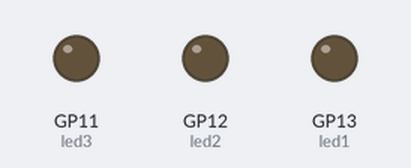
A program run on a simulated Raspberry Pi Pico running MicroPython. Parts: output pins drawn as LEDs (lit = HIGH). Random numbers come from a fixed seed.

Above: at 0.15 s.
At 1.05 s:
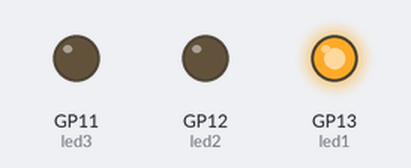
At 1.96 s:
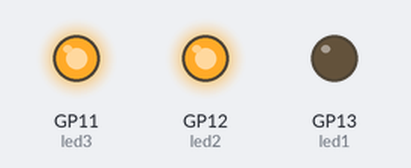
At 4.98 s:
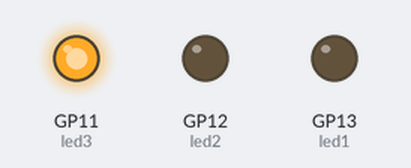
At 8.01 s:
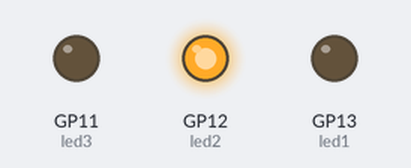
At 10.72 s:
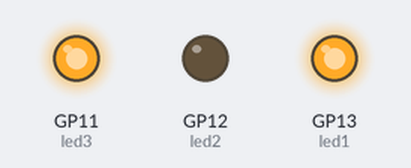
Timing chart, 0 to 11.1 s (numbered marks = the images above):
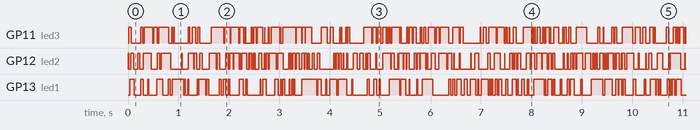

The program:

RandomColorlightwihtoutPWM.py
```python
from machine import Pin, PWM
from random import randint
import time

pins = [13, 12, 11]
freq_num = 100

led1 = Pin(pins[0], Pin.OUT)
led2 = Pin(pins[1], Pin.OUT)
led3 = Pin(pins[2], Pin.OUT)


while True:
    val1 = randint(0,1)
    val2 = randint(0,1)
    val3 = randint(0,1)
    time.sleep_ms(2)
    led1.value(val1)
    led2.value(val2)
    led3.value(val3)
    
```
